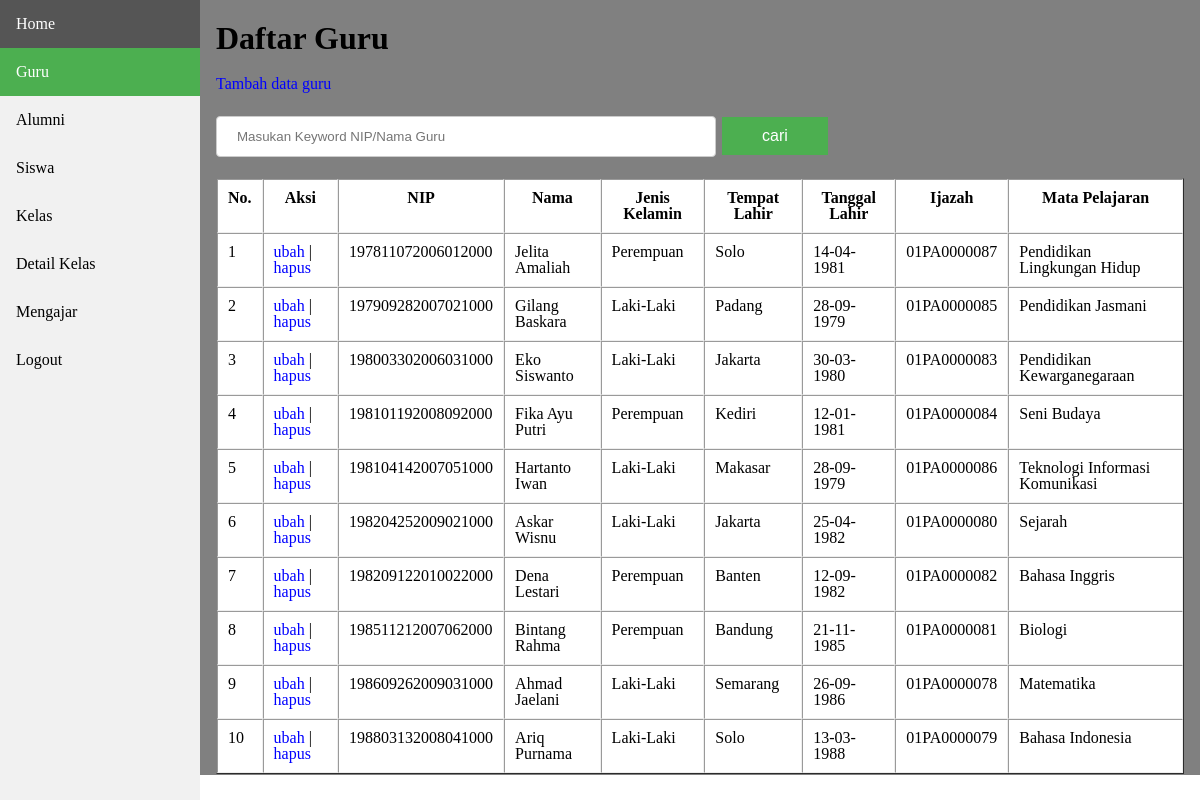
/admin/guru/guru.php (signed in), run on the app's committed database.
### tables this page shows
CREATE TABLE `guru` (
  `nip` varchar(20) NOT NULL,
  `nama_guru` varchar(25) NOT NULL,
  `jenis_kelamin` varchar(10) NOT NULL,
  `Tempat_lahir` varchar(30) NOT NULL,
  `tanggal_lahir` date NOT NULL,
  `ijazah` varchar(15) NOT NULL,
  `mapel` varchar(35) NOT NULL
);

### koneksi.php (called while the page is built)
<?php
$conn = mysqli_connect("localhost","root","","smp");
function query($query){
	global $conn;
	$result = mysqli_query($conn, $query);
	$rows=[];
	while ($row = mysqli_fetch_assoc($result)) {
		$rows[] = $row;
	}
	return $rows;
}
 ?>

### admin/guru/guru.php (the view, shortened to what this page needs)
<?php
$guru= query("SELECT * FROM guru ");
 ?>
<!DOCTYPE html>
<html>
<head>
	<link rel="stylesheet" type="text/css" href="../gaya.css">
</head>
<body>
<div class="sidebar">
 <a href="../index.php">Home</a>
  <a class="active" href="guru.php">Guru</a>
  <a href="../alumni/alumni.php">Alumni</a>
  <a href="../siswa/siswa.php">Siswa</a>
  <a href="../kelas/kelas.php">Kelas</a>
  <a href="../detailkelas/detail.php">Detail Kelas</a>
  <a href="../mengajar/mengajar.php">Mengajar</a>
  <a href="../logout.php">Logout</a>
</div>
<div class="content">
  <h1>Daftar Guru</h1>
  <a href="tambah.php">Tambah data guru</a>
  <br><br>
  <form action="" method="post">
    <input type="text" name="keyword" size="40" autofocus placeholder="Masukan Keyword NIP/Nama Guru" autocomplete="off">
    <button type="submit" name="cari">cari</button>
  </form> <br>
  <table border="1" cellpadding="10" cellspacing="0">
    <tr>
      <th>No.</th>
      <th>Aksi</th>
      <th>NIP</th>
      <th>Nama</th>
      <th>Jenis Kelamin</th>
      <th>Tempat Lahir</th>
      <th>Tanggal Lahir</th>
      <th>Ijazah</th>
      <th>Mata Pelajaran</th>
    </tr>
    <?php   $i=1; ?>
  <?php   foreach($guru as $row): ?>
    <tr>
      <td><?= $i; ?></td>
      <td>
        <a href="ubah.php?id=<?= $row["nip"]  ?>"">ubah</a> |
        <a href="hapus.php?id=<?= $row["nip"]  ?>" onclick="return confirm('hapus data?')">hapus</a>
      </td>
      <td><?= $row["nip"]; ?></td>
      <td><?= $row["nama_guru"]; ?></td>
      <td><?= $row["jenis_kelamin"]; ?></td>
      <td><?= $row["Tempat_lahir"]; ?></td>
      <td><?= date('d-m-Y',strtotime($row["tanggal_lahir"])); ?></td>
      <td><?= $row["ijazah"]; ?></td>
      <td><?= $row["mapel"]; ?></td>
    </tr>
    <?php   $i++; ?>
  <?php   endforeach; ?>
  </table>
</div>
</body>
</html>

### admin/gaya.css (style rules this page uses)
html, body, div, span, applet, object, iframe, h2, h3, h4, h5, h6, p, blockquote, pre, a, abbr, acronym, address, big, cite, code, del, dfn, em, img, ins, kbd, q, s, samp, small, strike, strong, sub, sup, tt, var, b, u, i, center, dl, dt, dd, ol, ul, li, fieldset, form, label, legend, caption, tbody, tfoot, thead, article, aside, canvas, details, embed, figure, figcaption, footer, header, hgroup, menu, nav, output, ruby, section, summary, time, mark, audio, video { margin: 0; padding: 0; border: 0; font-size: 100%; font: inherit; vertical-align: baseline; }
body { line-height: 1; }
.sidebar { margin: 0; padding: 0; width: 200px; background-color: #f1f1f1; position: fixed; height: 100%; overflow: auto; }
.sidebar a { display: block; color: black; padding: 16px; text-decoration: none; }
.sidebar a.active { background-color: #4CAF50; color: white; }
div.content { margin-left: 200px; padding: 1px 16px; min-height: 690px; }
.content { background-color: grey; }
.content table { background-color: white; }
.content input, select { width: 500px; padding: 12px 20px; margin: 8px 0px 5px 0px; display: inline-block; border: 1px solid #ccc; border-radius: 4px; box-sizing: border-box; }
button { background-color: #4CAF50; border: none; color: white; padding: 10px 40px 10px 40px; text-align: center; text-decoration: none; display: inline-block; font-size: 16px; margin: 4px 2px; cursor: pointer; transition-duration: 0.4s; }
.content a { text-decoration: none; color:blue; }

### data on the page
guru: nip "197811072006012000", nama_guru "Jelita Amaliah", jenis_kelamin "Perempuan", Tempat_lahir "Solo", tanggal_lahir "14-04-1981", ijazah "01PA0000087", mapel "Pendidikan Lingkungan Hidup"
guru: nip "197909282007021000", nama_guru "Gilang Baskara", jenis_kelamin "Laki-Laki", Tempat_lahir "Padang", tanggal_lahir "28-09-1979", ijazah "01PA0000085", mapel "Pendidikan Jasmani"
guru: nip "198003302006031000", nama_guru "Eko Siswanto", jenis_kelamin "Laki-Laki", Tempat_lahir "Jakarta", tanggal_lahir "30-03-1980", ijazah "01PA0000083", mapel "Pendidikan Kewarganegaraan"
guru: nip "198101192008092000", nama_guru "Fika Ayu Putri", jenis_kelamin "Perempuan", Tempat_lahir "Kediri", tanggal_lahir "12-01-1981", ijazah "01PA0000084", mapel "Seni Budaya"
guru: nip "198104142007051000", nama_guru "Hartanto Iwan", jenis_kelamin "Laki-Laki", Tempat_lahir "Makasar", tanggal_lahir "28-09-1979", ijazah "01PA0000086", mapel "Teknologi Informasi Komunikasi"
guru: nip "198204252009021000", nama_guru "Askar Wisnu", jenis_kelamin "Laki-Laki", Tempat_lahir "Jakarta", tanggal_lahir "25-04-1982", ijazah "01PA0000080", mapel "Sejarah"
guru: nip "198209122010022000", nama_guru "Dena Lestari", jenis_kelamin "Perempuan", Tempat_lahir "Banten", tanggal_lahir "12-09-1982", ijazah "01PA0000082", mapel "Bahasa Inggris"
guru: nip "198511212007062000", nama_guru "Bintang Rahma", jenis_kelamin "Perempuan", Tempat_lahir "Bandung", tanggal_lahir "21-11-1985", ijazah "01PA0000081", mapel "Biologi"
guru: nip "198609262009031000", nama_guru "Ahmad Jaelani", jenis_kelamin "Laki-Laki", Tempat_lahir "Semarang", tanggal_lahir "26-09-1986", ijazah "01PA0000078", mapel "Matematika"
guru: nip "198803132008041000", nama_guru "Ariq Purnama", jenis_kelamin "Laki-Laki", Tempat_lahir "Solo", tanggal_lahir "13-03-1988", ijazah "01PA0000079", mapel "Bahasa Indonesia"
